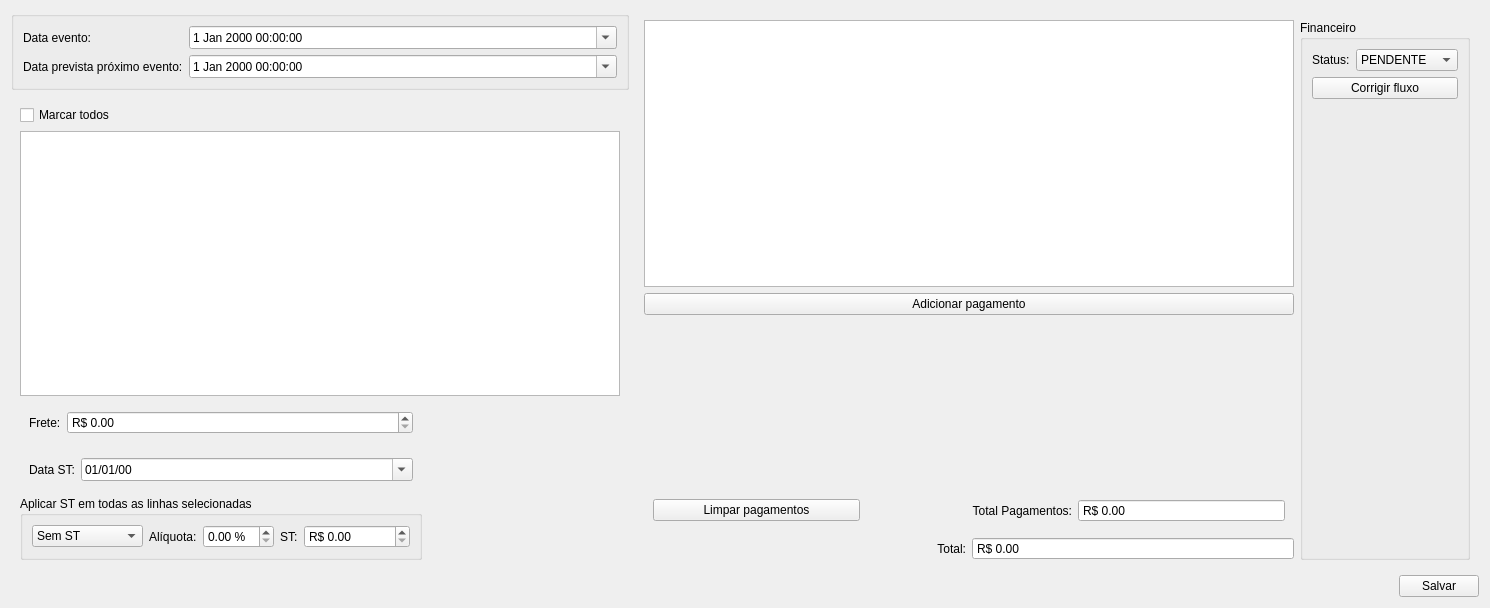
<?xml version="1.0" encoding="UTF-8"?>
<ui version="4.0">
 <class>InputDialogFinanceiro</class>
 <widget class="QWidget" name="InputDialogFinanceiro">
  <property name="geometry">
   <rect>
    <x>0</x>
    <y>0</y>
    <width>1476</width>
    <height>608</height>
   </rect>
  </property>
  <property name="windowTitle">
   <string>Informações</string>
  </property>
  <layout class="QGridLayout" name="gridLayout_7">
   <item row="0" column="1" rowspan="2">
    <widget class="QFrame" name="framePagamentos">
     <property name="sizePolicy">
      <sizepolicy hsizetype="Minimum" vsizetype="Preferred">
       <horstretch>0</horstretch>
       <verstretch>0</verstretch>
      </sizepolicy>
     </property>
     <property name="frameShape">
      <enum>QFrame::NoFrame</enum>
     </property>
     <property name="frameShadow">
      <enum>QFrame::Plain</enum>
     </property>
     <property name="lineWidth">
      <number>0</number>
     </property>
     <layout class="QGridLayout" name="gridLayout_10">
      <item row="0" column="0">
       <widget class="TableView" name="tableFluxoCaixa">
        <property name="sizePolicy">
         <sizepolicy hsizetype="Preferred" vsizetype="Expanding">
          <horstretch>0</horstretch>
          <verstretch>0</verstretch>
         </sizepolicy>
        </property>
        <property name="minimumSize">
         <size>
          <width>350</width>
          <height>0</height>
         </size>
        </property>
        <property name="mouseTracking">
         <bool>true</bool>
        </property>
        <property name="editTriggers">
         <set>QAbstractItemView::NoEditTriggers</set>
        </property>
        <property name="selectionBehavior">
         <enum>QAbstractItemView::SelectRows</enum>
        </property>
        <attribute name="horizontalHeaderStretchLastSection">
         <bool>false</bool>
        </attribute>
       </widget>
      </item>
      <item row="1" column="0">
       <layout class="QGridLayout" name="gridLayout_8">
        <item row="1" column="0" colspan="2">
         <widget class="WidgetPagamentos" name="widgetPgts" native="true">
          <property name="sizePolicy">
           <sizepolicy hsizetype="Expanding" vsizetype="Expanding">
            <horstretch>0</horstretch>
            <verstretch>0</verstretch>
           </sizepolicy>
          </property>
         </widget>
        </item>
        <item row="0" column="0" colspan="2">
         <widget class="QPushButton" name="pushButtonAdicionarPagamento">
          <property name="minimumSize">
           <size>
            <width>650</width>
            <height>0</height>
           </size>
          </property>
          <property name="text">
           <string>Adicionar pagamento</string>
          </property>
          <property name="autoDefault">
           <bool>false</bool>
          </property>
         </widget>
        </item>
        <item row="2" column="0" colspan="2">
         <widget class="QFrame" name="framePgtTotal">
          <layout class="QHBoxLayout" name="horizontalLayout_3">
           <item>
            <widget class="QPushButton" name="pushButtonLimparPag">
             <property name="text">
              <string>Limpar pagamentos</string>
             </property>
             <property name="autoDefault">
              <bool>false</bool>
             </property>
            </widget>
           </item>
           <item>
            <widget class="QLabel" name="labelRestante">
             <property name="sizePolicy">
              <sizepolicy hsizetype="Preferred" vsizetype="Preferred">
               <horstretch>0</horstretch>
               <verstretch>0</verstretch>
              </sizepolicy>
             </property>
             <property name="text">
              <string>Total Pagamentos:</string>
             </property>
             <property name="alignment">
              <set>Qt::AlignRight|Qt::AlignTrailing|Qt::AlignVCenter</set>
             </property>
            </widget>
           </item>
           <item>
            <widget class="QDoubleSpinBox" name="doubleSpinBoxTotalPag">
             <property name="readOnly">
              <bool>true</bool>
             </property>
             <property name="buttonSymbols">
              <enum>QAbstractSpinBox::NoButtons</enum>
             </property>
             <property name="showGroupSeparator" stdset="0">
              <bool>true</bool>
             </property>
             <property name="prefix">
              <string>R$ </string>
             </property>
             <property name="maximum">
              <double>999999.989999999990687</double>
             </property>
            </widget>
           </item>
          </layout>
         </widget>
        </item>
        <item row="3" column="0">
         <widget class="QLabel" name="labelRestante_2">
          <property name="sizePolicy">
           <sizepolicy hsizetype="Preferred" vsizetype="Preferred">
            <horstretch>0</horstretch>
            <verstretch>0</verstretch>
           </sizepolicy>
          </property>
          <property name="text">
           <string>Total:</string>
          </property>
          <property name="alignment">
           <set>Qt::AlignRight|Qt::AlignTrailing|Qt::AlignVCenter</set>
          </property>
         </widget>
        </item>
        <item row="3" column="1">
         <widget class="QDoubleSpinBox" name="doubleSpinBoxTotal">
          <property name="readOnly">
           <bool>true</bool>
          </property>
          <property name="buttonSymbols">
           <enum>QAbstractSpinBox::NoButtons</enum>
          </property>
          <property name="showGroupSeparator" stdset="0">
           <bool>true</bool>
          </property>
          <property name="prefix">
           <string>R$ </string>
          </property>
          <property name="maximum">
           <double>999999.989999999990687</double>
          </property>
         </widget>
        </item>
       </layout>
      </item>
      <item row="0" column="1" rowspan="2">
       <widget class="QGroupBox" name="groupBoxFinanceiro">
        <property name="sizePolicy">
         <sizepolicy hsizetype="Maximum" vsizetype="Preferred">
          <horstretch>0</horstretch>
          <verstretch>0</verstretch>
         </sizepolicy>
        </property>
        <property name="title">
         <string>Financeiro</string>
        </property>
        <layout class="QGridLayout" name="gridLayout_11">
         <item row="0" column="0">
          <widget class="QLabel" name="label_5">
           <property name="sizePolicy">
            <sizepolicy hsizetype="Maximum" vsizetype="Preferred">
             <horstretch>0</horstretch>
             <verstretch>0</verstretch>
            </sizepolicy>
           </property>
           <property name="text">
            <string>Status:</string>
           </property>
          </widget>
         </item>
         <item row="0" column="1">
          <widget class="QComboBox" name="comboBoxFinanceiro">
           <item>
            <property name="text">
             <string>PENDENTE</string>
            </property>
           </item>
           <item>
            <property name="text">
             <string>CONFERIDO</string>
            </property>
           </item>
           <item>
            <property name="text">
             <string>LIBERADO</string>
            </property>
           </item>
          </widget>
         </item>
         <item row="1" column="0" colspan="2">
          <widget class="QPushButton" name="pushButtonCorrigirFluxo">
           <property name="text">
            <string>Corrigir fluxo</string>
           </property>
           <property name="autoDefault">
            <bool>false</bool>
           </property>
          </widget>
         </item>
         <item row="2" column="0" colspan="2">
          <spacer name="verticalSpacer">
           <property name="orientation">
            <enum>Qt::Vertical</enum>
           </property>
           <property name="sizeHint" stdset="0">
            <size>
             <width>20</width>
             <height>40</height>
            </size>
           </property>
          </spacer>
         </item>
        </layout>
       </widget>
      </item>
     </layout>
    </widget>
   </item>
   <item row="0" column="0">
    <widget class="QGroupBox" name="frameData">
     <layout class="QGridLayout" name="gridLayout_2">
      <item row="1" column="0">
       <widget class="QLabel" name="labelProximoEvento">
        <property name="text">
         <string>Data prevista próximo evento:</string>
        </property>
       </widget>
      </item>
      <item row="0" column="0">
       <widget class="QLabel" name="labelEvento">
        <property name="text">
         <string>Data evento:</string>
        </property>
       </widget>
      </item>
      <item row="0" column="1">
       <widget class="QDateTimeEdit" name="dateEditEvento">
        <property name="sizePolicy">
         <sizepolicy hsizetype="Expanding" vsizetype="Fixed">
          <horstretch>0</horstretch>
          <verstretch>0</verstretch>
         </sizepolicy>
        </property>
        <property name="calendarPopup">
         <bool>true</bool>
        </property>
       </widget>
      </item>
      <item row="1" column="1">
       <widget class="QDateTimeEdit" name="dateEditProximo">
        <property name="sizePolicy">
         <sizepolicy hsizetype="Expanding" vsizetype="Fixed">
          <horstretch>0</horstretch>
          <verstretch>0</verstretch>
         </sizepolicy>
        </property>
        <property name="calendarPopup">
         <bool>true</bool>
        </property>
       </widget>
      </item>
     </layout>
    </widget>
   </item>
   <item row="1" column="0">
    <widget class="QFrame" name="frameDataPreco">
     <layout class="QGridLayout" name="gridLayout_3">
      <item row="1" column="0" colspan="2">
       <widget class="QCheckBox" name="checkBoxMarcarTodos">
        <property name="text">
         <string>Marcar todos</string>
        </property>
       </widget>
      </item>
      <item row="3" column="0" colspan="2">
       <widget class="TableView" name="table">
        <property name="minimumSize">
         <size>
          <width>600</width>
          <height>0</height>
         </size>
        </property>
        <property name="mouseTracking">
         <bool>true</bool>
        </property>
        <property name="selectionMode">
         <enum>QAbstractItemView::MultiSelection</enum>
        </property>
        <property name="selectionBehavior">
         <enum>QAbstractItemView::SelectRows</enum>
        </property>
       </widget>
      </item>
      <item row="4" column="1">
       <spacer name="horizontalSpacer_3">
        <property name="orientation">
         <enum>Qt::Horizontal</enum>
        </property>
        <property name="sizeHint" stdset="0">
         <size>
          <width>40</width>
          <height>20</height>
         </size>
        </property>
       </spacer>
      </item>
      <item row="4" column="0">
       <widget class="QFrame" name="frameAdicionais">
        <layout class="QGridLayout" name="gridLayout_4">
         <item row="0" column="2">
          <widget class="QDoubleSpinBox" name="doubleSpinBoxFrete">
           <property name="enabled">
            <bool>true</bool>
           </property>
           <property name="sizePolicy">
            <sizepolicy hsizetype="Minimum" vsizetype="Fixed">
             <horstretch>0</horstretch>
             <verstretch>0</verstretch>
            </sizepolicy>
           </property>
           <property name="showGroupSeparator" stdset="0">
            <bool>true</bool>
           </property>
           <property name="prefix">
            <string>R$ </string>
           </property>
           <property name="maximum">
            <double>999999.989999999990687</double>
           </property>
          </widget>
         </item>
         <item row="0" column="1">
          <widget class="QLabel" name="labelFrete">
           <property name="enabled">
            <bool>true</bool>
           </property>
           <property name="sizePolicy">
            <sizepolicy hsizetype="Maximum" vsizetype="Preferred">
             <horstretch>0</horstretch>
             <verstretch>0</verstretch>
            </sizepolicy>
           </property>
           <property name="text">
            <string>Frete:</string>
           </property>
          </widget>
         </item>
        </layout>
       </widget>
      </item>
      <item row="5" column="0">
       <widget class="QFrame" name="frame">
        <property name="frameShape">
         <enum>QFrame::NoFrame</enum>
        </property>
        <property name="frameShadow">
         <enum>QFrame::Raised</enum>
        </property>
        <layout class="QGridLayout" name="gridLayout_5">
         <item row="0" column="0">
          <widget class="QLabel" name="labelFrete_3">
           <property name="sizePolicy">
            <sizepolicy hsizetype="Maximum" vsizetype="Preferred">
             <horstretch>0</horstretch>
             <verstretch>0</verstretch>
            </sizepolicy>
           </property>
           <property name="text">
            <string>Data ST:</string>
           </property>
          </widget>
         </item>
         <item row="0" column="1">
          <widget class="QDateEdit" name="dateEditPgtSt">
           <property name="displayFormat">
            <string>dd/MM/yy</string>
           </property>
           <property name="calendarPopup">
            <bool>true</bool>
           </property>
          </widget>
         </item>
        </layout>
       </widget>
      </item>
      <item row="5" column="1">
       <spacer name="horizontalSpacer_5">
        <property name="orientation">
         <enum>Qt::Horizontal</enum>
        </property>
        <property name="sizeHint" stdset="0">
         <size>
          <width>40</width>
          <height>20</height>
         </size>
        </property>
       </spacer>
      </item>
      <item row="7" column="0">
       <widget class="QGroupBox" name="groupBoxSt">
        <property name="title">
         <string>Aplicar ST em todas as linhas selecionadas</string>
        </property>
        <layout class="QGridLayout" name="gridLayout">
         <item row="1" column="1">
          <widget class="QComboBox" name="comboBoxST">
           <item>
            <property name="text">
             <string>Sem ST</string>
            </property>
           </item>
           <item>
            <property name="text">
             <string>ST Fornecedor</string>
            </property>
           </item>
           <item>
            <property name="text">
             <string>ST Loja</string>
            </property>
           </item>
          </widget>
         </item>
         <item row="1" column="2">
          <widget class="QLabel" name="labelAliquota">
           <property name="text">
            <string>Alíquota:</string>
           </property>
          </widget>
         </item>
         <item row="1" column="3">
          <widget class="QDoubleSpinBox" name="doubleSpinBoxAliquota">
           <property name="suffix">
            <string> %</string>
           </property>
           <property name="maximum">
            <double>20.000000000000000</double>
           </property>
          </widget>
         </item>
         <item row="1" column="4">
          <widget class="QLabel" name="labelSt">
           <property name="text">
            <string>ST:</string>
           </property>
          </widget>
         </item>
         <item row="1" column="5">
          <widget class="QDoubleSpinBox" name="doubleSpinBoxSt">
           <property name="sizePolicy">
            <sizepolicy hsizetype="Minimum" vsizetype="Fixed">
             <horstretch>0</horstretch>
             <verstretch>0</verstretch>
            </sizepolicy>
           </property>
           <property name="showGroupSeparator" stdset="0">
            <bool>true</bool>
           </property>
           <property name="prefix">
            <string>R$ </string>
           </property>
           <property name="maximum">
            <double>999999.989999999990687</double>
           </property>
          </widget>
         </item>
        </layout>
       </widget>
      </item>
      <item row="7" column="1">
       <spacer name="horizontalSpacer_4">
        <property name="orientation">
         <enum>Qt::Horizontal</enum>
        </property>
        <property name="sizeHint" stdset="0">
         <size>
          <width>40</width>
          <height>20</height>
         </size>
        </property>
       </spacer>
      </item>
     </layout>
    </widget>
   </item>
   <item row="2" column="0" colspan="2">
    <layout class="QHBoxLayout" name="horizontalLayout">
     <item>
      <spacer name="horizontalSpacer">
       <property name="orientation">
        <enum>Qt::Horizontal</enum>
       </property>
       <property name="sizeHint" stdset="0">
        <size>
         <width>40</width>
         <height>20</height>
        </size>
       </property>
      </spacer>
     </item>
     <item>
      <widget class="QPushButton" name="pushButtonSalvar">
       <property name="sizePolicy">
        <sizepolicy hsizetype="Fixed" vsizetype="Fixed">
         <horstretch>0</horstretch>
         <verstretch>0</verstretch>
        </sizepolicy>
       </property>
       <property name="text">
        <string>Salvar</string>
       </property>
       <property name="autoDefault">
        <bool>false</bool>
       </property>
      </widget>
     </item>
    </layout>
   </item>
  </layout>
 </widget>
 <customwidgets>
  <customwidget>
   <class>TableView</class>
   <extends>QTableView</extends>
   <header>src/tableview.h</header>
  </customwidget>
  <customwidget>
   <class>WidgetPagamentos</class>
   <extends>QWidget</extends>
   <header>src/widgetpagamentos.h</header>
   <container>1</container>
  </customwidget>
 </customwidgets>
 <resources/>
 <connections/>
</ui>
